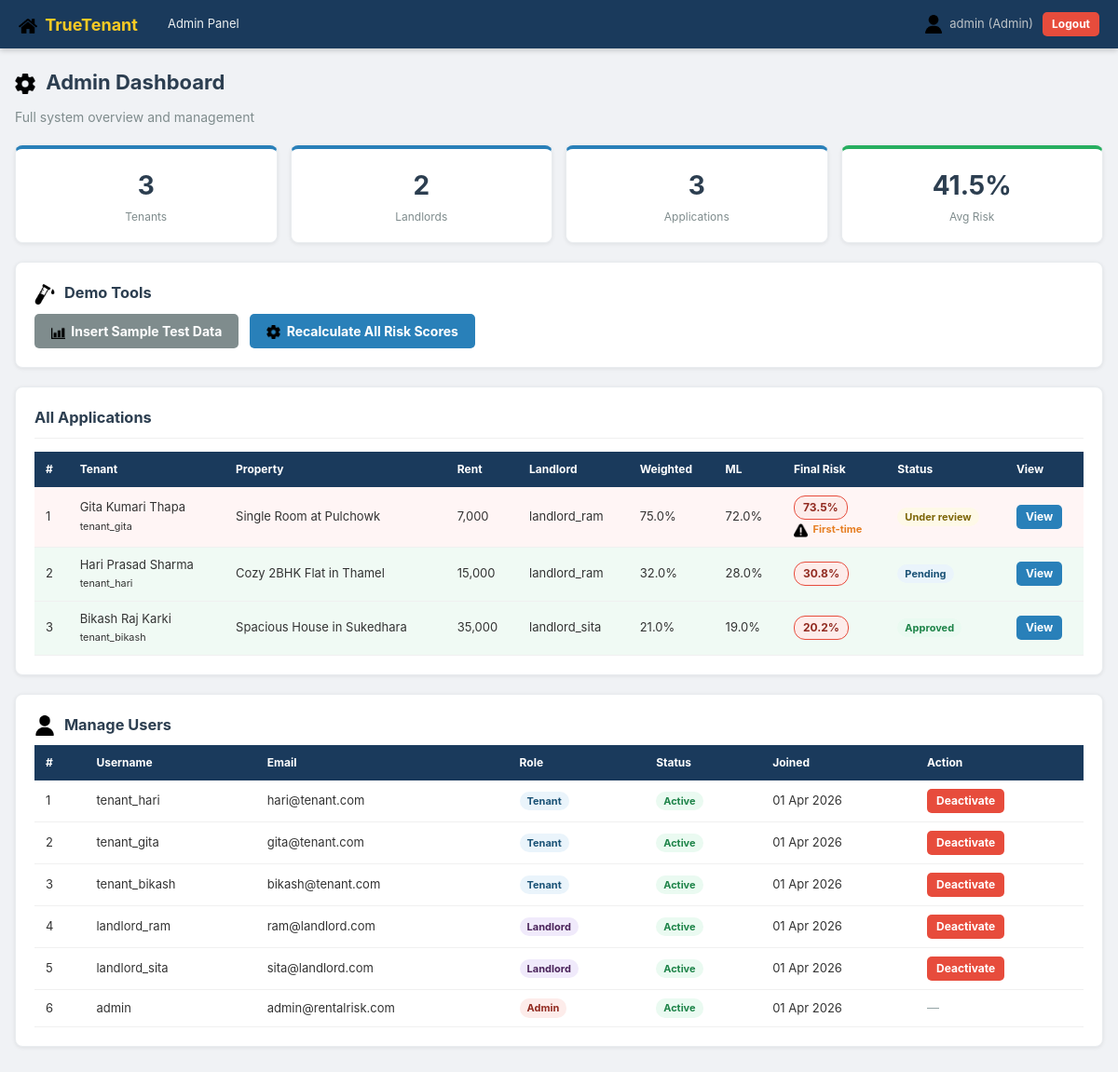
The page /pages/admin_dashboard.php (signed in) on the database its author committed.
### tables this page shows
CREATE TABLE IF NOT EXISTS applications (
    id INT AUTO_INCREMENT PRIMARY KEY,
    tenant_id INT NOT NULL,
    landlord_id INT DEFAULT NULL,
    property_id INT DEFAULT NULL,
    property_note VARCHAR(255),
    monthly_rent DECIMAL(12,2) NOT NULL DEFAULT 0,
    status ENUM('pending','approved','rejected','under_review') NOT NULL DEFAULT 'pending',
    applied_date DATETIME DEFAULT CURRENT_TIMESTAMP,
    FOREIGN KEY (tenant_id) REFERENCES tenants(id) ON DELETE CASCADE,
    FOREIGN KEY (landlord_id) REFERENCES users(id) ON DELETE SET NULL,
    FOREIGN KEY (property_id) REFERENCES properties(id) ON DELETE SET NULL
);

CREATE TABLE IF NOT EXISTS tenants (
    id INT AUTO_INCREMENT PRIMARY KEY,
    user_id INT NOT NULL,
    full_name VARCHAR(150) NOT NULL,
    age INT NOT NULL,
    contact VARCHAR(20) NOT NULL,
    address TEXT NOT NULL,
    monthly_income DECIMAL(12,2) NOT NULL,
    employment_status ENUM('employed','self_employed','unemployed','student','student_funded') NOT NULL,
    rental_history_months INT NOT NULL DEFAULT 0,
    reference_text TEXT,
    guarantor_info TEXT,
    id_proof_path VARCHAR(255),
    income_proof_path VARCHAR(255),
    employment_proof_path VARCHAR(255),
    created_at DATETIME DEFAULT CURRENT_TIMESTAMP,
    FOREIGN KEY (user_id) REFERENCES users(id) ON DELETE CASCADE
);

CREATE TABLE IF NOT EXISTS users (
    id INT AUTO_INCREMENT PRIMARY KEY,
    username VARCHAR(100) NOT NULL UNIQUE,
    email VARCHAR(150) NOT NULL UNIQUE,
    password VARCHAR(255) NOT NULL,
    role ENUM('tenant','landlord','admin') NOT NULL DEFAULT 'tenant',
    is_active TINYINT(1) NOT NULL DEFAULT 1,
    created_at DATETIME DEFAULT CURRENT_TIMESTAMP
);

CREATE TABLE IF NOT EXISTS properties (
    id INT AUTO_INCREMENT PRIMARY KEY,
    landlord_id INT NOT NULL,
    title VARCHAR(255) NOT NULL,
    description TEXT,
    address TEXT NOT NULL,
    monthly_rent DECIMAL(12,2) NOT NULL,
    bedrooms INT DEFAULT 1,
    property_type ENUM('room','flat','house','office') NOT NULL DEFAULT 'flat',
    is_available TINYINT(1) NOT NULL DEFAULT 1,
    created_at DATETIME DEFAULT CURRENT_TIMESTAMP,
    FOREIGN KEY (landlord_id) REFERENCES users(id) ON DELETE CASCADE
);

CREATE TABLE IF NOT EXISTS risk_scores (
    id INT AUTO_INCREMENT PRIMARY KEY,
    application_id INT NOT NULL,
    weighted_score DECIMAL(5,4) NOT NULL,
    ml_probability DECIMAL(5,4) NOT NULL,
    final_risk DECIMAL(5,4) NOT NULL,
    is_first_time_renter TINYINT(1) NOT NULL DEFAULT 0,
    calculated_at DATETIME DEFAULT CURRENT_TIMESTAMP,
    FOREIGN KEY (application_id) REFERENCES applications(id) ON DELETE CASCADE
);

### php/risk_calculate.php (called while the page is built, shortened)
<?php
function quickSortApplications(array &$apps, $low, $high) {
    if ($low < $high) {
        $pivotIndex = partition($apps, $low, $high);
    }
}
function partition(array &$apps, $low, $high) {
    $pivot = floatval($apps[$high]['final_risk'] ?? 0);
    $i = $low - 1;
    for ($j = $low; $j < $high; $j++) {
        $current = floatval($apps[$j]['final_risk'] ?? 0);
        if ($current > $pivot) {
            $i++;
            $temp = $apps[$i];
            $apps[$i] = $apps[$j];
            $apps[$j] = $temp;
        }
    }
    $temp = $apps[$i + 1];
    return $i + 1;
}
function sortApplicationsByRisk(array $apps) {
    quickSortApplications($apps, 0, count($apps) - 1);
    return $apps;
}
function getRiskLabel($score) {
    $score = floatval($score);
    if ($score < 0.4)       return ['label' => 'Low Risk',    'class' => 'risk-low',    'color' => '#27ae60'];
    elseif ($score <= 0.7)  return ['label' => 'Medium Risk', 'class' => 'risk-medium', 'color' => '#f39c12'];
    else                    return ['label' => 'High Risk',   'class' => 'risk-high',   'color' => '#e74c3c'];
}
function formatRiskPercent($score, $decimals = 1) {
    return number_format(floatval($score) * 100, $decimals) . '%';
}
?>

### pages/admin_dashboard.php (the view, shortened to what this page needs)
<?php
require_once '../php/risk_calculate.php';
$db    = getDB();
$stats = $db->query("
    SELECT
        (SELECT COUNT(*) FROM users WHERE role='tenant')   AS total_tenants,
        (SELECT COUNT(*) FROM users WHERE role='landlord') AS total_landlords,
        (SELECT COUNT(*) FROM applications)                AS total_applications,
        (SELECT AVG(final_risk) FROM risk_scores)          AS avg_risk
")->fetch_assoc();
$sql = "SELECT a.id AS app_id, a.property_note, a.monthly_rent, a.status, a.applied_date,
               t.full_name, t.employment_status, t.rental_history_months,
               u.username AS tenant_username,
               ul.username AS landlord_username,
               p.title AS property_title,
               rs.weighted_score, rs.ml_probability, rs.final_risk, rs.is_first_time_renter
        FROM applications a
        JOIN tenants t   ON t.id = a.tenant_id
        JOIN users u     ON u.id = t.user_id
        LEFT JOIN users ul    ON ul.id = a.landlord_id
        LEFT JOIN properties p ON p.id = a.property_id
        LEFT JOIN risk_scores rs ON rs.application_id = a.id";
$result       = $db->query($sql);
$applications = $result->fetch_all(MYSQLI_ASSOC);
$applications = sortApplicationsByRisk($applications);
$all_users = $db->query("SELECT * FROM users ORDER BY role, created_at DESC")->fetch_all(MYSQLI_ASSOC);
?>
<!DOCTYPE html>
<html lang="en">
<head>
    <link rel="stylesheet" href="/rental_risk/css/styles.css?v=<?= filemtime(__DIR__ . '/../css/styles.css') ?>">
</head>
<body>
<?php include '../php/navbar.php'; ?>
<div class="container">
    <div class="dashboard-header">
        <h2><img src="/rental_risk/images/settings.png" class="heading-icon"> Admin Dashboard</h2>
        <p>Full system overview and management</p>
    </div>
    <div class="stats-row">
        <div class="stat-card"><div class="stat-num"><?= $stats['total_tenants'] ?></div><div>Tenants</div></div>
        <div class="stat-card"><div class="stat-num"><?= $stats['total_landlords'] ?></div><div>Landlords</div></div>
        <div class="stat-card"><div class="stat-num"><?= $stats['total_applications'] ?></div><div>Applications</div></div>
        <div class="stat-card <?= floatval($stats['avg_risk'] ?? 0) > 0.5 ? 'stat-red' : 'stat-green' ?>">
            <div class="stat-num"><?= $stats['avg_risk'] !== null ? formatRiskPercent($stats['avg_risk']) : 'N/A' ?></div>
            <div>Avg Risk</div>
        </div>
    </div>
    <div class="card">
        <h3><img src="/rental_risk/images/test.png" class="heading-icon"> Demo Tools</h3>
        <a href="admin_dashboard.php?insert_sample=1" class="btn btn-secondary"
           onclick="return confirm('Insert sample test data?')">
            <img src="/rental_risk/images/chart.png" class="inline-icon"> Insert Sample Test Data
        </a>
        <a href="admin_dashboard.php?recalculate_all=1" class="btn btn-primary"
           onclick="return confirm('Recalculate risk scores for all applications?')"
           style="margin-left:8px">
            <img src="/rental_risk/images/settings.png" class="inline-icon"> Recalculate All Risk Scores
        </a>
    </div>
    <div class="card">
        <div class="card-header">
            <h3>All Applications</h3>
        </div>
        <div class="table-scroll">
        <table class="data-table">
            <thead>
                <tr>
                    <th>#</th><th>Tenant</th><th>Property</th><th>Rent</th>
                    <th>Landlord</th><th>Weighted</th><th>ML</th>
                    <th>Final Risk</th><th>Status</th><th>View</th>
                </tr>
            </thead>
            <tbody>
            <?php foreach ($applications as $i => $app):
                $risk_info = ($app['final_risk'] !== null) ? getRiskLabel($app['final_risk']) : null;
            ?>
                <tr class="<?= $risk_info ? $risk_info['class'].'-row' : '' ?>">
                    <td><?= $i + 1 ?></td>
                    <td>
                        <?= htmlspecialchars($app['full_name']) ?><br>
                        <small><?= htmlspecialchars($app['tenant_username']) ?></small>
                    </td>
                    <td><?= htmlspecialchars($app['property_title'] ?? $app['property_note'] ?? '—') ?></td>
                    <td><?= number_format($app['monthly_rent'], 0) ?></td>
                    <td><?= htmlspecialchars($app['landlord_username'] ?? '—') ?></td>
                    <td><?= ($app['weighted_score'] !== null) ? formatRiskPercent($app['weighted_score']) : '—' ?></td>
                    <td><?= ($app['ml_probability'] !== null) ? formatRiskPercent($app['ml_probability']) : '—' ?></td>
                    <td>
                        <?php if ($risk_info): ?>
                            <span class="risk-badge <?= $risk_info['class'] ?>\"><?= formatRiskPercent($app['final_risk']) ?></span>
                            <?php if ($app['is_first_time_renter']): ?>
                                <br><small class="warning-text">
                                    <img src="/rental_risk/images/warning.png" class="inline-icon"> First-time
                                </small>
                            <?php endif; ?>
                        <?php else: ?>—<?php endif; ?>
                    </td>
                    <td>
                        <span class="badge status-<?= $app['status'] ?>">
                            <?= ucfirst(str_replace('_', ' ', $app['status'])) ?>
                        </span>
                    </td>
                    <td>
                        <a href="view_application.php?id=<?= $app['app_id'] ?>" class="btn btn-sm btn-primary">View</a>
                    </td>
                </tr>
            <?php endforeach; ?>
            </tbody>
        </table>
        </div>
    </div>
    <div class="card">
        <h3><img src="/rental_risk/images/user.png" class="heading-icon"> Manage Users</h3>
        <table class="data-table">
            <thead>
                <tr><th>#</th><th>Username</th><th>Email</th><th>Role</th><th>Status</th><th>Joined</th><th>Action</th></tr>
            </thead>
            <tbody>
            <?php foreach ($all_users as $i => $u): ?>
                <tr>
                    <td><?= $i + 1 ?></td>
                    <td><?= htmlspecialchars($u['username']) ?></td>
                    <td><?= htmlspecialchars($u['email']) ?></td>
                    <td><span class="badge role-<?= $u['role'] ?>"><?= ucfirst($u['role']) ?></span></td>
                    <td>
                        <?php if ($u['is_active']): ?>
                            <span class="badge badge-success">Active</span>
                        <?php else: ?>
                            <span class="badge badge-danger">Inactive</span>
                        <?php endif; ?>
                    </td>
                    <td><?= date('d M Y', strtotime($u['created_at'])) ?></td>
                    <td>
                        <?php if ($u['role'] !== 'admin' && $u['id'] !== $_SESSION['user_id']): ?>
                            <a href="admin_dashboard.php?toggle_user=<?= $u['id'] ?>"
                               class="btn btn-sm <?= $u['is_active'] ? 'btn-danger' : 'btn-success' ?>"
                               onclick="return confirm('Toggle user status?')">
                                <?= $u['is_active'] ? 'Deactivate' : 'Activate' ?>
                            </a>
                        <?php else: ?>
                            <span class="text-muted">—</span>
                        <?php endif; ?>
                    </td>
                </tr>
            <?php endforeach; ?>
            </tbody>
        </table>
    </div>
</div>
</body>
</html>

### php/navbar.php (shortened to what this page needs)
<?php
$role     = $_SESSION['role'] ?? '';
$username = $_SESSION['username'] ?? '';
?>
<nav class="navbar">
    <div class="nav-brand">
        <img src="/rental_risk/images/home.png" class="nav-icon"> TrueTenant
    </div>
    <div class="nav-links">
        <?php if ($role === 'tenant'): ?>
            <a href="tenant_dashboard.php">Dashboard</a>
            <a href="browse_properties.php">Browse Properties</a>
            <a href="tenant_preferences.php">My Preferences</a>
            <a href="tenant_profile.php">My Profile</a>
        <?php elseif ($role === 'landlord'): ?>
            <a href="landlord_dashboard.php">Dashboard</a>
            <a href="manage_properties.php">My Properties</a>
        <?php elseif ($role === 'admin'): ?>
            <a href="admin_dashboard.php">Admin Panel</a>
        <?php endif; ?>
    </div>
    <div class="nav-user">
        <?php if ($username): ?>
            <span><img src="/rental_risk/images/user.png" class="nav-icon">
                <?= htmlspecialchars($username) ?> (<?= ucfirst($role) ?>)
            </span>
            <a href="/rental_risk/logout.php" class="btn btn-sm btn-danger">Logout</a>
        <?php endif; ?>
    </div>
</nav>

### css/styles.css (style rules this page uses)
*, *::before, *::after { box-sizing: border-box; margin: 0; padding: 0; }
body { font-family: -apple-system, BlinkMacSystemFont, "Segoe UI", Roboto, "Helvetica Neue", Arial, sans-serif; font-size: 14px; background: #f0f2f5; color: #333; line-height: 1.5; -webkit-font-smoothing: antialiased; }
a { color: #2980b9; text-decoration: none; }
h1, h2, h3 { color: #2c3e50; margin-bottom: 10px; }
.container { max-width: 1200px; margin: 0 auto; padding: 20px 16px 40px; }
.navbar { background: #1a3a5c; color: white; display: flex; align-items: center; padding: 0 20px; height: 52px; gap: 20px; box-shadow: 0 2px 6px rgba(0,0,0,0.2); }
.nav-brand { font-size: 18px; font-weight: bold; color: #f9ca24; flex-shrink: 0; }
.nav-links { display: flex; gap: 6px; flex: 1; }
.nav-links a { color: #ecf0f1; padding: 6px 12px; border-radius: 4px; font-size: 13px; transition: background 0.2s; }
.nav-user { display: flex; align-items: center; gap: 10px; color: #bdc3c7; font-size: 13px; flex-shrink: 0; }
.btn { display: inline-block; padding: 8px 18px; border: none; border-radius: 5px; cursor: pointer; font-size: 14px; font-family: inherit; font-weight: bold; text-align: center; transition: opacity 0.2s, background 0.2s; text-decoration: none; }
.btn-primary { background: #2980b9; color: white; }
.btn-secondary { background: #7f8c8d; color: white; }
.btn-danger { background: #e74c3c; color: white; }
.btn-sm { padding: 4px 10px; font-size: 12px; }
.card { background: white; border-radius: 8px; padding: 20px; margin-bottom: 20px; box-shadow: 0 1px 4px rgba(0,0,0,0.08); border: 1px solid #e9ecef; }
.card-header { display: flex; justify-content: space-between; align-items: center; margin-bottom: 14px; border-bottom: 1px solid #f0f0f0; padding-bottom: 10px; }
.card-header h3 { margin-bottom: 0; }
.dashboard-header { margin-bottom: 20px; }
.dashboard-header h2 { font-size: 22px; }
.dashboard-header p { color: #7f8c8d; }
.stats-row { display: grid; grid-template-columns: repeat(4, 1fr); gap: 14px; margin-bottom: 20px; }
.stat-card { background: white; border-radius: 8px; padding: 18px 16px; text-align: center; box-shadow: 0 1px 4px rgba(0,0,0,0.08); border-top: 4px solid #2980b9; border-left: 1px solid #e9ecef; border-right: 1px solid #e9ecef; border-bottom: 1px solid #e9ecef; }
.stat-card.stat-green { border-top-color: #27ae60; }
.stat-num { font-size: 28px; font-weight: bold; color: #2c3e50; }
.stat-card > div:last-child { font-size: 12px; color: #7f8c8d; margin-top: 4px; }
.table-scroll { overflow-x: auto; }
.data-table { width: 100%; border-collapse: collapse; font-size: 13px; }
.data-table th { background: #1a3a5c; color: white; padding: 10px 12px; text-align: left; font-size: 12px; white-space: nowrap; }
.data-table td { padding: 9px 12px; border-bottom: 1px solid #f0f0f0; vertical-align: middle; }
.risk-high-row td { background: #fff5f5 !important; }
.risk-low-row td { background: #f0faf4 !important; }
.risk-badge { display: inline-block; padding: 3px 9px; border-radius: 12px; font-weight: bold; font-size: 12px; }
.badge { display: inline-block; padding: 2px 8px; border-radius: 10px; font-size: 11px; font-weight: bold; }
.status-pending { background: #eaf4fb; color: #1a5276; }
.status-approved { background: #eafaf1; color: #1e8449; }
.status-under_review { background: #fef9e7; color: #7d6608; }
.badge-success { background: #eafaf1; color: #1e8449; }
.role-tenant { background: #eaf4fb; color: #1a5276; }
.role-landlord { background: #f0eafb; color: #4a235a; }
.role-admin { background: #fdecea; color: #922b21; }
.nav-icon { width: 20px; height: 20px; vertical-align: middle; margin-right: 4px; }
.heading-icon { width: 22px; height: 22px; vertical-align: middle; margin-right: 6px; }
.inline-icon { width: 15px; height: 15px; vertical-align: middle; margin-right: 3px; }
.text-muted { color: #95a5a6; font-size: 13px; }
.warning-text { color: #e67e22; font-size: 11px; font-weight: bold; }

### rows shown on the page
applications: tenant.full_name "Gita Kumari Thapa", users.username "tenant_gita", property.title "Single Room at Pulchowk", monthly_rent "7,000", landlord.username "landlord_ram", risk_scores.weighted_score "75.0%", risk_scores.ml_probability "72.0%", risk_scores.final_risk "73.5%", status "Under review"
applications: tenant.full_name "Hari Prasad Sharma", users.username "tenant_hari", property.title "Cozy 2BHK Flat in Thamel", monthly_rent "15,000", landlord.username "landlord_ram", risk_scores.weighted_score "32.0%", risk_scores.ml_probability "28.0%", risk_scores.final_risk "30.8%", status "Pending"
applications: tenant.full_name "Bikash Raj Karki", users.username "tenant_bikash", property.title "Spacious House in Sukedhara", monthly_rent "35,000", landlord.username "landlord_sita", risk_scores.weighted_score "21.0%", risk_scores.ml_probability "19.0%", risk_scores.final_risk "20.2%", status "Approved"
users: username "tenant_hari", email "hari@tenant.com", role "Tenant", is_active "Active", created_at "01 Apr 2026"
users: username "tenant_gita", email "gita@tenant.com", role "Tenant", is_active "Active", created_at "01 Apr 2026"
users: username "tenant_bikash", email "bikash@tenant.com", role "Tenant", is_active "Active", created_at "01 Apr 2026"
users: username "landlord_ram", email "ram@landlord.com", role "Landlord", is_active "Active", created_at "01 Apr 2026"
users: username "landlord_sita", email "sita@landlord.com", role "Landlord", is_active "Active", created_at "01 Apr 2026"
users: username "admin", email "admin@rentalrisk.com", role "Admin", is_active "Active", created_at "01 Apr 2026"

### other values the page prints
$username "admin"
$role "Admin"
$stats['total_tenants'] "3"
$stats['total_landlords'] "2"
$stats['total_applications'] "3"
formatRiskPercent($stats['avg_risk']) "41.5%"
